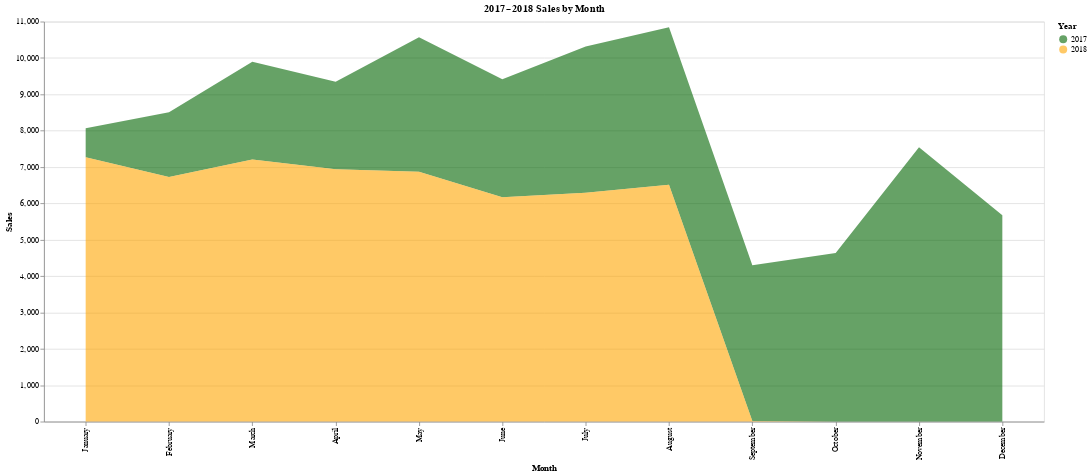

This figure's notebook cell:
### Markdown cell above
## View sales over time

### Code cell
# 2016 and 2019 are too low to see any real trends
sales_over_time = views.get_sales_over_time(df_order)
mask = (sales_over_time['order_purchase_year'] == 2018) | (sales_over_time['order_purchase_year'] == 2017)
charts.sales_over_time_chart(sales_over_time[mask])

### Figure 1 — Vega specification as saved in the notebook (floating-point values rounded to 4 significant figures)
{"$schema": "https://vega.github.io/schema/vega/v5.json", "data": [{"name": "source_0"}, {"name": "data_0", "values": [{"order_purchase_year": 2017, "order_purchase_month": 1, "order_id": 800, "order_purchase_month_word": "January", "__index_level_0__": 3, "x_order_purchase_month_word_sort_index": 0.0, "order_id_end": 8069.0, "order_id_start": 7269.0}, {"order_purchase_year": 2017, "order_purchase_month": 2, "order_id": 1780, "order_purchase_month_word": "February", "__index_level_0__": 4, "x_order_purchase_month_word_sort_index": 1.0, "order_id_end": 8508.0, "order_id_start": 6728.0}, {"order_purchase_year": 2017, "order_purchase_month": 3, "order_id": 2682, "order_purchase_month_word": "March", "__index_level_0__": 5, "x_order_purchase_month_word_sort_index": 2.0, "order_id_end": 9893.0, "order_id_start": 7211.0}, {"order_purchase_year": 2017, "order_purchase_month": 4, "order_id": 2404, "order_purchase_month_word": "April", "__index_level_0__": 6, "x_order_purchase_month_word_sort_index": 3.0, "order_id_end": 9343.0, "order_id_start": 6939.0}, {"order_purchase_year": 2017, "order_purchase_month": 5, "order_id": 3700, "order_purchase_month_word": "May", "__index_level_0__": 7, "x_order_purchase_month_word_sort_index": 4.0, "order_id_end": 10570.0, "order_id_start": 6873.0}, {"order_purchase_year": 2017, "order_purchase_month": 6, "order_id": 3245, "order_purchase_month_word": "June", "__index_level_0__": 8, "x_order_purchase_month_word_sort_index": 5.0, "order_id_end": 9412.0, "order_id_start": 6167.0}, {"order_purchase_year": 2017, "order_purchase_month": 7, "order_id": 4026, "order_purchase_month_word": "July", "__index_level_0__": 9, "x_order_purchase_month_word_sort_index": 6.0, "order_id_end": 10320.0, "order_id_start": 6292.0}, {"order_purchase_year": 2017, "order_purchase_month": 8, "order_id": 4331, "order_purchase_month_word": "August", "__index_level_0__": 10, "x_order_purchase_month_word_sort_index": 7.0, "order_id_end": 10840.0, "order_id_start": 6512.0}, {"order_purchase_year": 2017, "order_purchase_month": 9, "order_id": 4285, "order_purchase_month_word": "September", "__index_level_0__": 11, "x_order_purchase_month_word_sort_index": 8.0, "order_id_end": 4301.0, "order_id_start": 16.0}, {"order_purchase_year": 2017, "order_purchase_month": 10, "order_id": 4631, "order_purchase_month_word": "October", "__index_level_0__": 12, "x_order_purchase_month_word_sort_index": 9.0, "order_id_end": 4635.0, "order_id_start": 4.0}, {"order_purchase_year": 2017, "order_purchase_month": 11, "order_id": 7544, "order_purchase_month_word": "November", "__index_level_0__": 13, "x_order_purchase_month_word_sort_index": 10.0, "order_id_end": 7544.0, "order_id_start": 0.0}, {"order_purchase_year": 2017, "order_purchase_month": 12, "order_id": 5673, "order_purchase_month_word": "December", "__index_level_0__": 14, "x_order_purchase_month_word_sort_index": 11.0, "order_id_end": 5673.0, "order_id_start": 0.0}, {"order_purchase_year": 2018, "order_purchase_month": 1, "order_id": 7269, "order_purchase_month_word": "January", "__index_level_0__": 15, "x_order_purchase_month_word_sort_index": 0.0, "order_id_end": 7269.0, "order_id_start": 0.0}, {"order_purchase_year": 2018, "order_purchase_month": 2, "order_id": 6728, "order_purchase_month_word": "February", "__index_level_0__": 16, "x_order_purchase_month_word_sort_index": 1.0, "order_id_end": 6728.0, "order_id_start": 0.0}, {"order_purchase_year": 2018, "order_purchase_month": 3, "order_id": 7211, "order_purchase_month_word": "March", "__index_level_0__": 17, "x_order_purchase_month_word_sort_index": 2.0, "order_id_end": 7211.0, "order_id_start": 0.0}, {"order_purchase_year": 2018, "order_purchase_month": 4, "order_id": 6939, "order_purchase_month_word": "April", "__index_level_0__": 18, "x_order_purchase_month_word_sort_index": 3.0, "order_id_end": 6939.0, "order_id_start": 0.0}, {"order_purchase_year": 2018, "order_purchase_month": 5, "order_id": 6873, "order_purchase_month_word": "May", "__index_level_0__": 19, "x_order_purchase_month_word_sort_index": 4.0, "order_id_end": 6873.0, "order_id_start": 0.0}, {"order_purchase_year": 2018, "order_purchase_month": 6, "order_id": 6167, "order_purchase_month_word": "June", "__index_level_0__": 20, "x_order_purchase_month_word_sort_index": 5.0, "order_id_end": 6167.0, "order_id_start": 0.0}, {"order_purchase_year": 2018, "order_purchase_month": 7, "order_id": 6292, "order_purchase_month_word": "July", "__index_level_0__": 21, "x_order_purchase_month_word_sort_index": 6.0, "order_id_end": 6292.0, "order_id_start": 0.0}, {"order_purchase_year": 2018, "order_purchase_month": 8, "order_id": 6512, "order_purchase_month_word": "August", "__index_level_0__": 22, "x_order_purchase_month_word_sort_index": 7.0, "order_id_end": 6512.0, "order_id_start": 0.0}, {"order_purchase_year": 2018, "order_purchase_month": 9, "order_id": 16, "order_purchase_month_word": "September", "__index_level_0__": 23, "x_order_purchase_month_word_sort_index": 8.0, "order_id_end": 16.0, "order_id_start": 0.0}, {"order_purchase_year": 2018, "order_purchase_month": 10, "order_id": 4, "order_purchase_month_word": "October", "__index_level_0__": 24, "x_order_purchase_month_word_sort_index": 9.0, "order_id_end": 4.0, "order_id_start": 0.0}, {"order_purchase_year": 2018, "order_purchase_month": null, "order_id": 0, "order_purchase_month_word": "November", "__index_level_0__": null, "x_order_purchase_month_word_sort_index": null, "order_id_end": 0.0, "order_id_start": 0.0}, {"order_purchase_year": 2018, "order_purchase_month": null, "order_id": 0, "order_purchase_month_word": "December", "__index_level_0__": null, "x_order_purchase_month_word_sort_index": null, "order_id_end": 0.0, "order_id_start": 0.0}]}, {"name": "source_0_x_domain_order_purchase_month_word", "values": [{"order_purchase_month_word": "January", "sort_field": 0.0}, {"order_purchase_month_word": "February", "sort_field": 1.0}, {"order_purchase_month_word": "March", "sort_field": 2.0}, {"order_purchase_month_word": "April", "sort_field": 3.0}, {"order_purchase_month_word": "May", "sort_field": 4.0}, {"order_purchase_month_word": "June", "sort_field": 5.0}, {"order_purchase_month_word": "July", "sort_field": 6.0}, {"order_purchase_month_word": "August", "sort_field": 7.0}, {"order_purchase_month_word": "September", "sort_field": 8.0}, {"order_purchase_month_word": "October", "sort_field": 9.0}, {"order_purchase_month_word": "November", "sort_field": 10.0}, {"order_purchase_month_word": "December", "sort_field": 11.0}]}], "marks": [{"type": "group", "name": "pathgroup", "from": {"facet": {"data": "data_0", "name": "faceted_path_main", "groupby": ["order_purchase_year"]}}, "encode": {"update": {"height": {"field": {"signal": null, "datum": null, "group": "height", "parent": null}}, "width": {"field": {"signal": null, "datum": null, "group": "width", "parent": null}}}}, "marks": [{"type": "area", "name": "marks", "from": {"data": "faceted_path_main"}, "sort": {"field": "x"}, "encode": {"update": {"fill": {"field": "order_purchase_year", "scale": "color"}, "defined": {"signal": "isValid(datum[\"order_id\"]) && isFinite(+datum[\"order_id\"])"}, "opacity": {"value": 0.6}, "x": {"field": "order_purchase_month_word", "scale": "x"}, "y2": {"field": "order_id_start", "scale": "y"}, "orient": {"value": "vertical"}, "y": {"field": "order_id_end", "scale": "y"}}}, "style": ["area"]}]}], "scales": [{"name": "x", "type": "point", "domain": {"data": "source_0_x_domain_order_purchase_month_word", "field": "order_purchase_month_word", "sort": {"op": "max", "field": "sort_field"}}, "range": [0, {"signal": "width"}], "padding": 0.5}, {"name": "y", "type": "linear", "domain": {"data": "data_0", "fields": ["order_id_start", "order_id_end"]}, "range": [{"signal": "height"}, 0], "zero": true, "nice": true}, {"name": "color", "type": "ordinal", "domain": [2017, 2018], "range": ["darkgreen", "orange"], "interpolate": "hcl"}], "axes": [{"scale": "y", "grid": true, "minExtent": 0, "tickCount": {"signal": "ceil(height/40)"}, "ticks": false, "labels": false, "domain": false, "orient": "left", "zindex": 0, "gridScale": "x", "aria": false, "maxExtent": 0}, {"scale": "x", "title": "Month", "orient": "bottom", "grid": false, "labelBaseline": "middle", "zindex": 0, "labelAlign": "right", "labelAngle": 270}, {"scale": "y", "tickCount": {"signal": "ceil(height/40)"}, "labelOverlap": true, "zindex": 0, "orient": "left", "grid": false, "title": "Sales"}], "title": {"text": "2017–2018 Sales by Month", "frame": "group"}, "height": 500, "style": "cell", "background": "white", "width": 1250, "legends": [{"title": "Year", "fill": "color", "symbolType": "circle", "encode": {"symbols": {"update": {"opacity": {"value": 0.6}}}}}], "padding": 5}
